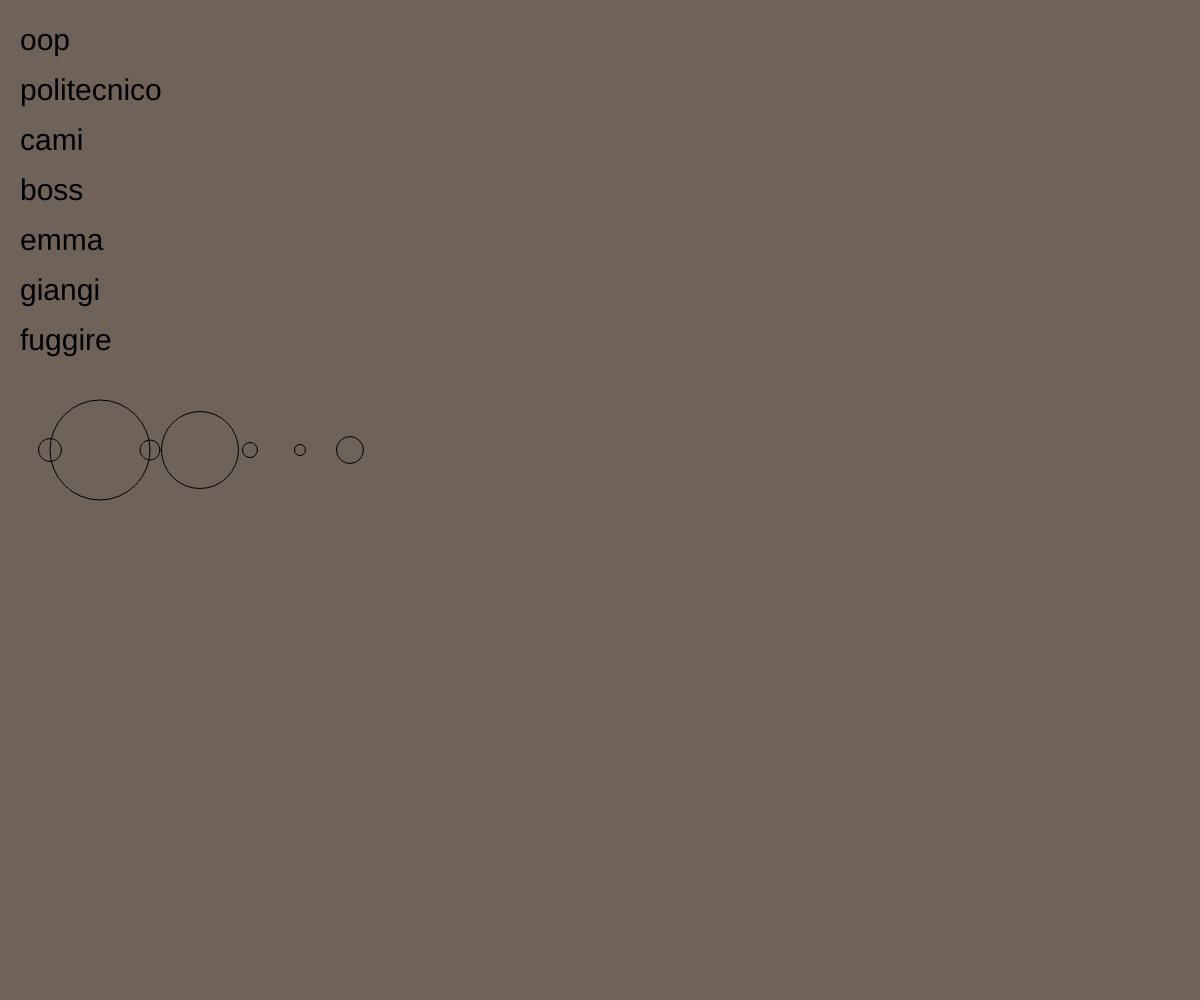
Frame 1 (no input)
Frame 60 (no input): identical to frame 1, image omitted
Frame 120 (the mouse pressed at the canvas centre since frame 60): identical to frame 1, image omitted

The p5.js sketch that drew this single still picture (run headless with seeded random() and noise() and a simulated clock; from frame 60 on, the mouse is pressed at the canvas centre):

// p5.js sketch
// ── sketch.js
let num = 23;
let num2 = 24;
let arrayNum = [23, 100, 20, 77, 15, 11, 27];
//collezione ordinata (omogenea) di elementi 
let collectionParole = ["oop", "politecnico", "cami", "boss", "emma", "giangi", "fuggire"]; 

function setup() {
  createCanvas(windowWidth, windowHeight);
}

function draw() {
  background("#6e6259");
  fill(0);
  textSize(30);
  //vedere un elemento dopo l'altro dell'array
  //0 --> max num -1
  let ycoord = 50; 
  for (let i=0; i < arrayNum.length; i++) {
    //arrayNum[i] --> i-th elem of array
    text(collectionParole[i], 20, ycoord); 
    ycoord = ycoord + 50; 
  }
  //ellissi con dimensioni diverse
  noFill();
  for (let i=0; i < arrayNum.length; i++) {
    //dato il valore di arrayNum[i]
    //crerare un ellisse con dimensione basata su lui
    ellipse(50*i+50, 450, arrayNum[i], arrayNum[i] ); 
  }

}
